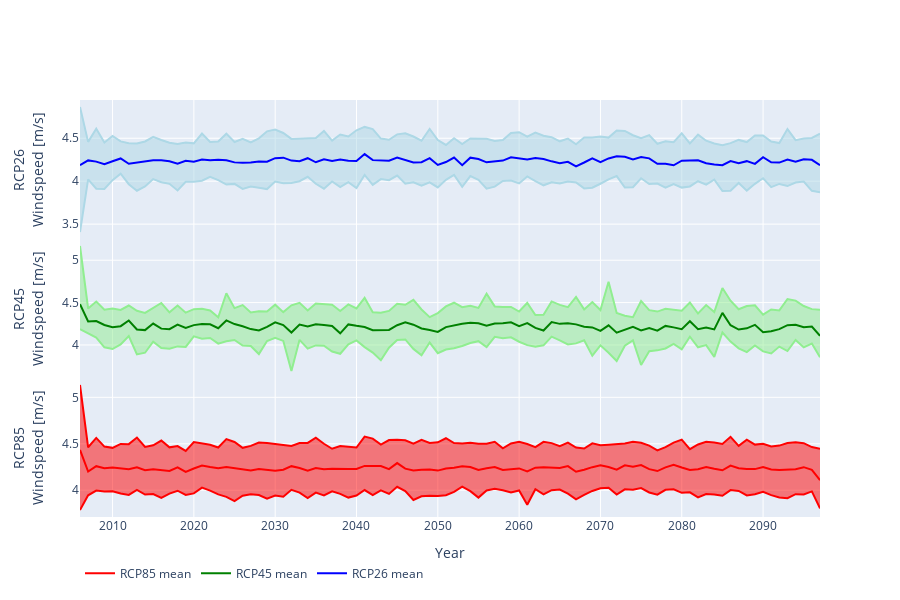

Notebook code for this chart:
### Code cell
fig = make_subplots(3, 1, shared_xaxes=True, vertical_spacing=0.0)

fig = windspeeds(climate, 'u2', rcp='rcp26', fig=fig, row=1, color='blue', bgcolor='lightblue')
fig = windspeeds(climate, 'u2', rcp='rcp45', fig=fig, row=2)
fig = windspeeds(climate, 'u2', rcp='rcp85', fig=fig, row=3, color='red', bgcolor='red')

fig.update_layout(height=600, xaxis3=dict(title='Year'), legend=dict(orientation='h'))
